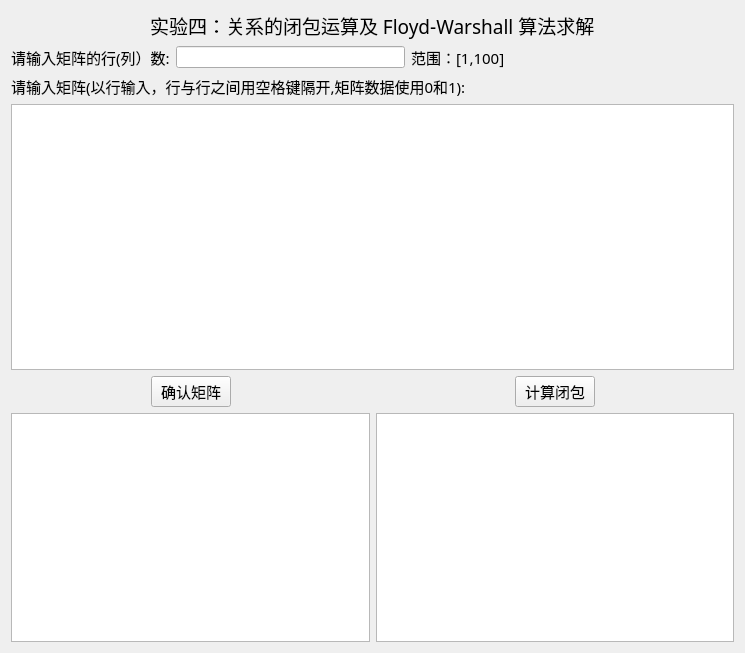
<?xml version="1.0" encoding="UTF-8"?>
<ui version="4.0">
 <class>MainWindow</class>
 <widget class="QMainWindow" name="MainWindow">
  <property name="geometry">
   <rect>
    <x>0</x>
    <y>0</y>
    <width>745</width>
    <height>653</height>
   </rect>
  </property>
  <property name="windowTitle">
   <string>MainWindow</string>
  </property>
  <widget class="QWidget" name="centralWidget">
   <layout class="QGridLayout" name="gridLayout">
    <item row="0" column="0">
     <layout class="QHBoxLayout" name="horizontalLayout_3">
      <item>
       <spacer name="horizontalSpacer_5">
        <property name="orientation">
         <enum>Qt::Horizontal</enum>
        </property>
        <property name="sizeHint" stdset="0">
         <size>
          <width>40</width>
          <height>20</height>
         </size>
        </property>
       </spacer>
      </item>
      <item>
       <widget class="QLabel" name="label">
        <property name="font">
         <font>
          <family>华文中宋</family>
          <pointsize>14</pointsize>
         </font>
        </property>
        <property name="text">
         <string>实验四：关系的闭包运算及 Floyd-Warshall 算法求解</string>
        </property>
       </widget>
      </item>
      <item>
       <spacer name="horizontalSpacer_6">
        <property name="orientation">
         <enum>Qt::Horizontal</enum>
        </property>
        <property name="sizeHint" stdset="0">
         <size>
          <width>40</width>
          <height>20</height>
         </size>
        </property>
       </spacer>
      </item>
     </layout>
    </item>
    <item row="1" column="0">
     <layout class="QHBoxLayout" name="horizontalLayout_4">
      <item>
       <widget class="QLabel" name="label_2">
        <property name="font">
         <font>
          <family>楷体</family>
          <pointsize>11</pointsize>
         </font>
        </property>
        <property name="text">
         <string>请输入矩阵的行(列）数:</string>
        </property>
       </widget>
      </item>
      <item>
       <widget class="QLineEdit" name="lEDim"/>
      </item>
      <item>
       <widget class="QLabel" name="label_4">
        <property name="font">
         <font>
          <family>楷体</family>
          <pointsize>11</pointsize>
         </font>
        </property>
        <property name="text">
         <string>范围：[1,100]</string>
        </property>
       </widget>
      </item>
      <item>
       <spacer name="horizontalSpacer_7">
        <property name="orientation">
         <enum>Qt::Horizontal</enum>
        </property>
        <property name="sizeHint" stdset="0">
         <size>
          <width>40</width>
          <height>20</height>
         </size>
        </property>
       </spacer>
      </item>
     </layout>
    </item>
    <item row="2" column="0">
     <widget class="QLabel" name="label_3">
      <property name="font">
       <font>
        <family>楷体</family>
        <pointsize>11</pointsize>
       </font>
      </property>
      <property name="text">
       <string>请输入矩阵(以行输入，行与行之间用空格键隔开,矩阵数据使用0和1):</string>
      </property>
     </widget>
    </item>
    <item row="3" column="0">
     <widget class="QTextEdit" name="tEInput">
      <property name="font">
       <font>
        <family>华文中宋</family>
        <pointsize>10</pointsize>
       </font>
      </property>
     </widget>
    </item>
    <item row="4" column="0">
     <layout class="QHBoxLayout" name="horizontalLayout_5">
      <item>
       <layout class="QVBoxLayout" name="verticalLayout">
        <item>
         <layout class="QHBoxLayout" name="horizontalLayout">
          <item>
           <spacer name="horizontalSpacer">
            <property name="orientation">
             <enum>Qt::Horizontal</enum>
            </property>
            <property name="sizeHint" stdset="0">
             <size>
              <width>40</width>
              <height>20</height>
             </size>
            </property>
           </spacer>
          </item>
          <item>
           <widget class="QPushButton" name="BtEnter">
            <property name="font">
             <font>
              <family>楷体</family>
              <pointsize>11</pointsize>
             </font>
            </property>
            <property name="text">
             <string>确认矩阵</string>
            </property>
           </widget>
          </item>
          <item>
           <spacer name="horizontalSpacer_2">
            <property name="orientation">
             <enum>Qt::Horizontal</enum>
            </property>
            <property name="sizeHint" stdset="0">
             <size>
              <width>40</width>
              <height>20</height>
             </size>
            </property>
           </spacer>
          </item>
         </layout>
        </item>
        <item>
         <widget class="QTextBrowser" name="tBEnter">
          <property name="font">
           <font>
            <family>华文中宋</family>
            <pointsize>11</pointsize>
           </font>
          </property>
         </widget>
        </item>
       </layout>
      </item>
      <item>
       <layout class="QVBoxLayout" name="verticalLayout_2">
        <item>
         <layout class="QHBoxLayout" name="horizontalLayout_2">
          <item>
           <spacer name="horizontalSpacer_3">
            <property name="orientation">
             <enum>Qt::Horizontal</enum>
            </property>
            <property name="sizeHint" stdset="0">
             <size>
              <width>40</width>
              <height>20</height>
             </size>
            </property>
           </spacer>
          </item>
          <item>
           <widget class="QPushButton" name="BtCompute">
            <property name="font">
             <font>
              <family>楷体</family>
              <pointsize>11</pointsize>
             </font>
            </property>
            <property name="text">
             <string>计算闭包</string>
            </property>
           </widget>
          </item>
          <item>
           <spacer name="horizontalSpacer_4">
            <property name="orientation">
             <enum>Qt::Horizontal</enum>
            </property>
            <property name="sizeHint" stdset="0">
             <size>
              <width>40</width>
              <height>20</height>
             </size>
            </property>
           </spacer>
          </item>
         </layout>
        </item>
        <item>
         <widget class="QTextBrowser" name="tBCompute">
          <property name="font">
           <font>
            <family>华文中宋</family>
            <pointsize>11</pointsize>
           </font>
          </property>
         </widget>
        </item>
       </layout>
      </item>
     </layout>
    </item>
   </layout>
  </widget>
 </widget>
 <layoutdefault spacing="6" margin="11"/>
 <resources/>
 <connections/>
</ui>
